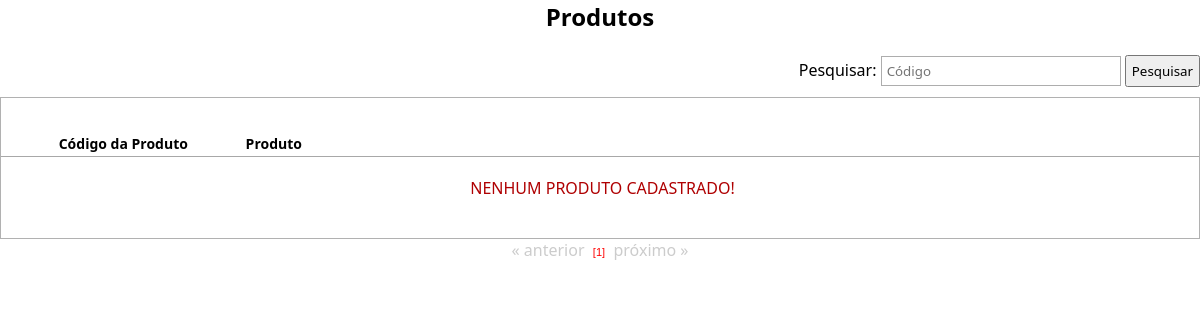
The app's page /visualiza_linhas.php, older data.
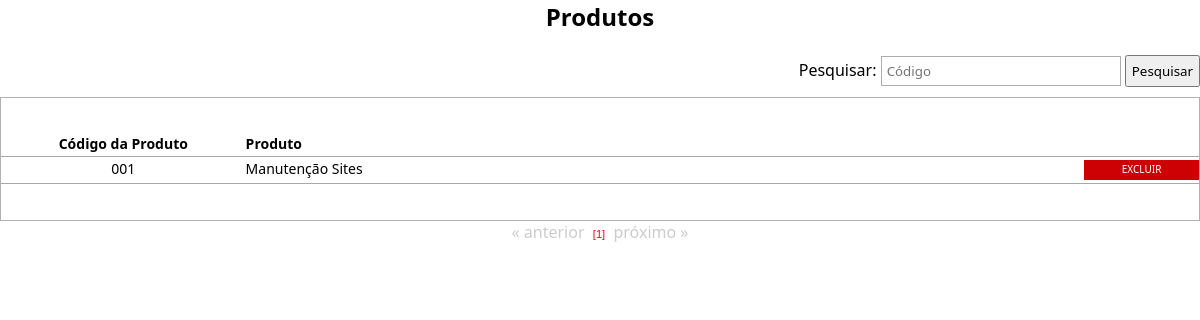
The same page, newer data.
### tables this page shows
CREATE TABLE `produto` (
  `id_produto` int(10) unsigned NOT NULL AUTO_INCREMENT,
  `cod_produto` varchar(11) DEFAULT NULL,
  `fornecedor_produto` varchar(100) NOT NULL,
  `nome_produto` varchar(100) DEFAULT NULL,
  `tipo_produto` varchar(20) NOT NULL,
  PRIMARY KEY (`id_produto`)
);

### processos/database.php (called while the page is built, shortened)
<?php
function DBRead ($table, $params = null, $fields = '*') {
	$params = ($params) ? " {$params}" : null;
		$query = "SELECT {$fields} FROM {$table}{$params}";
		$result = DBExecute($query);
		if (!mysqli_num_rows($result))
			return false;
		else {
			while ($res = mysqli_fetch_assoc($result)) {
				$data[] = $res;
			}
			return $data;
		}
}
function DBExecute($query){
	$link = DBConnect();
	$result = @mysqli_query($link, $query) or die (mysqli_error($link));
	return $result;
}
?>

### visualiza_linhas.php (the view, shortened to what this page needs)
<!doctype html>
<html>
<head>
<link href="css/style.css" rel="stylesheet" type="text/css">
<link href="css/style.css" rel="stylesheet" type="text/css">
<link rel="stylesheet" href="css/menu.css">
</head>
<body>
<center><h2> Produtos </h2></center>
<br />
<table width="100%" border="0" cellpadding="0" cellspacing="0" style="margin-bottom: 10px;">
	<tr>
		<td align="right">
        <?php
		require 'processos/database.php';
		?>
          <form  action="<?php echo htmlspecialchars($_SERVER["PHP_SELF"]);?>" method="post">
			Pesquisar: <input type="text" name="pesquisar" placeholder="Código" class="cod" style="margin-right:0;">
			<input type="submit" value="Pesquisar" style="height: 32px; padding: 0 5px 0 5px;">
		  </form>
		</td>
	</tr>
</table>
 <?php
 	if (empty($_POST['pesquisar'])) {
 ?>
<table width="100%" border="0" cellpadding="0" cellspacing="0" class="table">
	<tr class="linha">
		<td class="linha" width="20%" align="center"><b>Código da Produto</b></td>
		<td class="linha"><b>Produto</b></td>
    <td width="10%" align="center" class="linha"></td>
	</tr>
<?php
  $numreg = 15;
  $inicial = $_GET['pg'] * $numreg;
	$lojas = DBRead ("produto", "ORDER BY cod_produto ASC LIMIT $inicial, $numreg", "id_produto, cod_produto, nome_produto");
  $sql = DBRead ("produto");
  $quant = count($sql);
  	if (empty($sql)) {
        echo "<tr>
				<td colspan='3' align='center' style='font-size:16px; color:#AF0002; padding-top: 20px;'>NENHUM PRODUTO CADASTRADO!</td>
			  </tr>";
	}
  foreach ($lojas as $lj) {
?>
	<tr onmouseover="ChangeColor(this, true);" onmouseout="ChangeColor(this, false);">
		<td class="linha" align="center" valign="middle" onclick="DoNav('altera_linhas.php?id=<?php echo $lj['id_produto'];?>');">
      <?php echo $lj['cod_produto'];?>
    </td>
		<td class="linha espaco" valign="middle"  onclick="DoNav('altera_linhas.php?id=<?php echo $lj['id_produto'];?>');">
      <?php echo $lj['nome_produto']; ?>
    </td>
	  <td class="linha espaco" valign="middle">
        <span class="excluir">
            <a href="javascript:aviso('<?=$lj['id_produto'];?>');">Excluir</a>
        </span>
    </td>
  </tr>
<?php
	}
?>
</table>
<center>
<?php
  require "paginacao.php";
	}
?>
</center>
</body>
</html>

### paginacao.php (shortened to what this page needs)
<?php
$quant_pg = ceil($quant/$numreg);
$quant_pg++;
if ( @$_GET['pg'] > 0) {
echo "<a href=".$_SERVER['PHP_SELF']."?pg=".(@$_GET['pg']-1)." class=pg ><b>&laquo; Anterior</b></a>";
} else {
echo "<font color=#CCCCCC>&laquo; anterior </font>";
}
for($i_pg=1; $i_pg<$quant_pg;$i_pg++) {
if (@$_GET['pg'] == ($i_pg-1)) {
echo "&nbsp;<span class=pgoff>[$i_pg]</span>&nbsp;";
} else {
$i_pg2 = $i_pg-1;
echo "&nbsp;<a href=".$_SERVER['PHP_SELF']."?pg=$i_pg2 class=pg><b>$i_pg</b></a>&nbsp;";
}
}
if ((@$_GET['pg']+2) < $quant_pg) {
echo "<a href=".$_SERVER['PHP_SELF']."?pg=".(@$_GET['pg']+1)." class=pg ><b>próximo &raquo;</b></a>";
} else {
echo "<font color=#CCCCCC>  próximo &raquo;</font>";
}
?>

Row changes from the older to the newer data that the page shows:
added produto: cod_produto "001", nome_produto "Manutenção Sites"
Text that changed along with them:
text no longer shown: "NENHUM PRODUTO CADASTRADO!"
